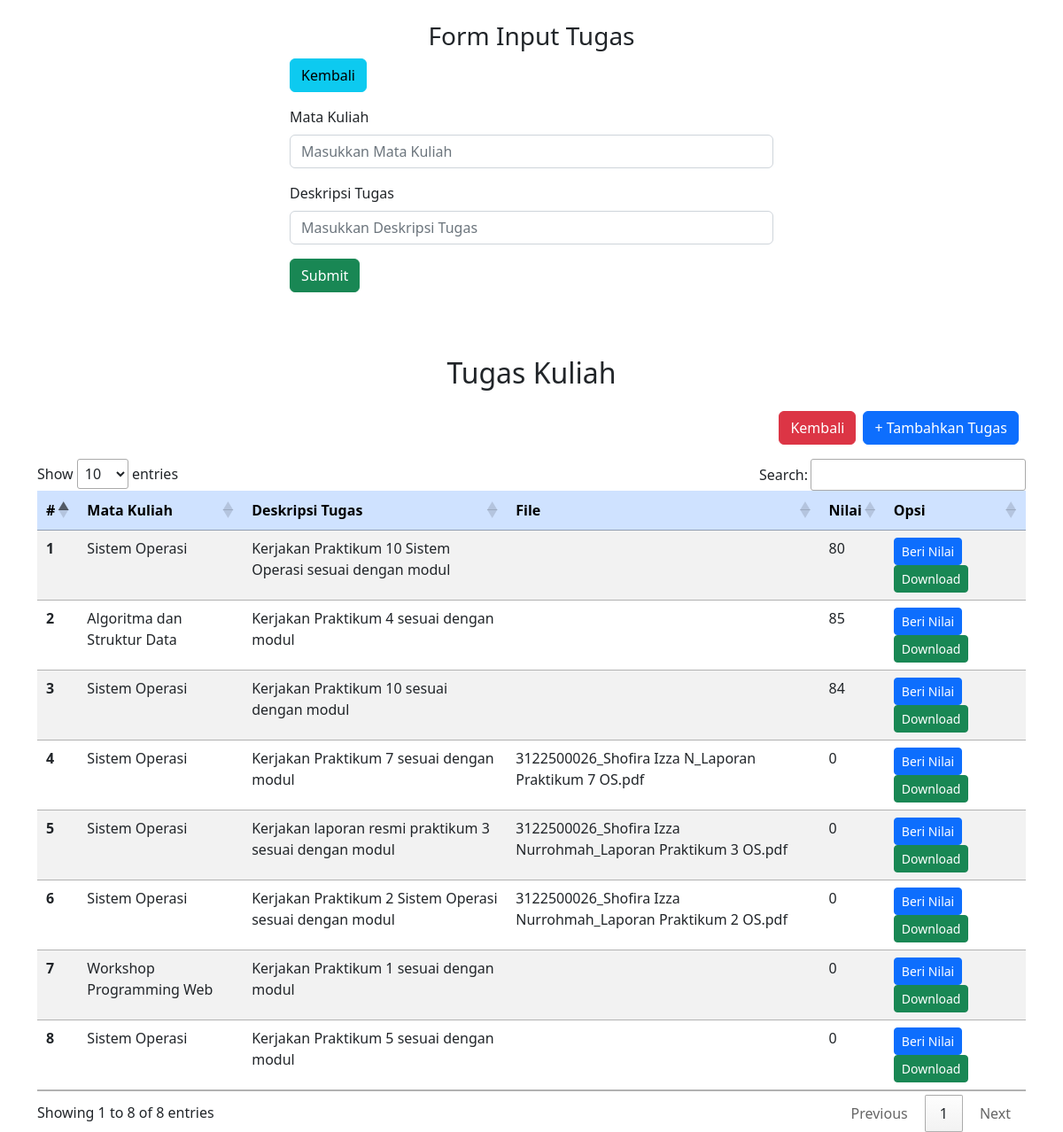
Screenshot of /Project_WPW/dosen/tugas.php (signed in) with the database file from the repository.
### tables this page shows
CREATE TABLE `unggah` (
  `id_file` int(11) NOT NULL,
  `matkul` varchar(255) NOT NULL,
  `tugas` varchar(255) NOT NULL,
  `file` varchar(255) NOT NULL,
  `nilai` int(10) NOT NULL
);

### Project_WPW/koneksi.php (called while the page is built)
<?php
$conn = mysqli_connect ("localhost", "root", "", "akademik");
function query($query) {
    global $conn;
    $result = mysqli_query ($conn, $query);
    $rows = [];
    while ($row = mysqli_fetch_assoc($result)) {
        $rows[] = $row;
    }
    return $rows;
}
?>

### Project_WPW/dosen/tugas.php (the view, shortened to what this page needs)
<?php
include '../koneksi.php';
$data = query("SELECT * FROM unggah");
?>
<!DOCTYPE html>
<html lang="en">
<head>
    <link href="https://cdn.jsdelivr.net/npm/bootstrap@5.2.3/dist/css/bootstrap.min.css" rel="stylesheet">
    <link rel="stylesheet" href="//cdn.datatables.net/1.13.4/css/jquery.dataTables.min.css">
</head>
<body>
    <div class="container">
        <h3 class="text-center mt-4">Form Input Tugas</h3>
        <div class="row justify-content-center">
            <div class="col-md-6">
                <a href="tugas.php" class="btn btn-info mb-3">Kembali</a>
                <form method="post" action="up_tugas.php">
                    <div class="mb-3">
                        <label for="formGroupExampleInput2" class="form-label">Mata Kuliah</label>
                        <input type="text" class="form-control" name="matkul" placeholder="Masukkan Mata Kuliah">
                    </div>
                    <div class="mb-3">
                        <label for="formGroupExampleInput2" class="form-label">Deskripsi Tugas</label>
                        <input type="text" class="form-control" name="tugas" placeholder="Masukkan Deskripsi Tugas">
                    </div>
                    <button type="submit" value="Simpan" name="submit" class="btn btn-success">Submit</button>
                </form>
            </div>
        </div>
    </div>
    <br>
    <div class="container">
        <h2 class="text-center mt-5 mb-4">Tugas Kuliah</h2>
        <div class="d-grid gap-2 d-md-flex justify-content-md-end">
            <a href="dashboard_dosen.php" class="btn btn-danger mb-3">Kembali</a>
            <a href="up_tugas.php" class="btn btn-primary me-md-2 mb-3">+ Tambahkan Tugas</a>
        </div>
        <div class="table-responsive">
            <table class="table table-striped">
                <thead class="table-primary">
                    <tr>
                        <th scope="col">#</th>
                        <th scope="col">Mata Kuliah</th>
                        <th scope="col">Deskripsi Tugas</th>
                        <th scope="col">File</th>
                        <th scope="col">Nilai</th>
                        <th scope="col">Opsi</th>
                    </tr>
                </thead>
                <tbody>
                    <?php
                    $nomer = 1;
                    foreach ($data as $row) {
                    ?>
                    <tr>
                        <th scope="row"><?php echo $nomer; ?></th>
                        <td><?php echo $row['matkul']; ?></td>
                        <td><?php echo $row['tugas']; ?></td>
                        <td><?php echo $row['file']; ?></td>
                        <td><?php echo $row['nilai']; ?></td>
                        <td>
                            <a href="nilai_tugas.php?id=<?php echo $row['tugas']; ?>" class="btn btn-primary btn-sm me-2">Beri Nilai</a>
                            <a href="download_tugas.php?filename=<?php echo $row['file']; ?>" class="btn btn-success btn-sm me-2">Download</a>
                        </td>
                    </tr>
                    <?php
                    $nomer++;
                    }
                    ?>
                </tbody>
            </table>
        </div>
    </div>
</body>
</html>

### rows the page displays
unggah: matkul "Sistem Operasi", tugas "Kerjakan Praktikum 10 Sistem Operasi sesuai dengan modul", nilai "80"
unggah: matkul "Algoritma dan Struktur Data", tugas "Kerjakan Praktikum 4 sesuai dengan modul", nilai "85"
unggah: matkul "Sistem Operasi", tugas "Kerjakan Praktikum 10 sesuai dengan modul", nilai "84"
unggah: matkul "Sistem Operasi", tugas "Kerjakan Praktikum 7 sesuai dengan modul", file "3122500026_Shofira Izza N_Laporan Praktikum 7 OS.pdf", nilai "0"
unggah: matkul "Sistem Operasi", tugas "Kerjakan laporan resmi praktikum 3 sesuai dengan modul", file "3122500026_Shofira Izza Nurrohmah_Laporan Praktikum 3 OS.pdf", nilai "0"
unggah: matkul "Sistem Operasi", tugas "Kerjakan Praktikum 2 Sistem Operasi sesuai dengan modul", file "3122500026_Shofira Izza Nurrohmah_Laporan Praktikum 2 OS.pdf", nilai "0"
unggah: matkul "Workshop Programming Web", tugas "Kerjakan Praktikum 1 sesuai dengan modul", nilai "0"
unggah: matkul "Sistem Operasi", tugas "Kerjakan Praktikum 5 sesuai dengan modul", nilai "0"
